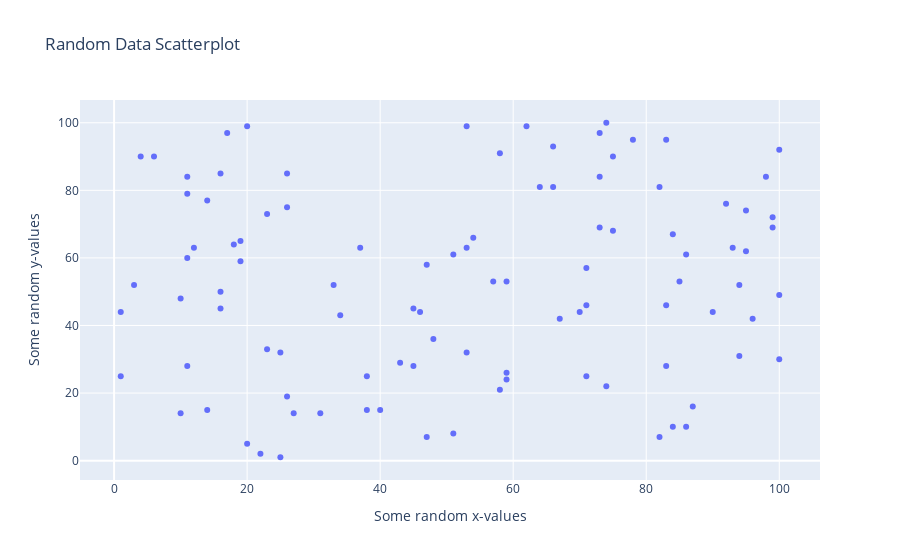

Notebook code cell kept with this figure:
### Markdown cell above
### Scatter Plot

### Code cell
# 100 random integers from <1,100>
random_x = np.random.randint(1,101,100)
random_y = np.random.randint(1,101,100)

# create the data
data = [go.Scatter(
    x = random_x,
    y = random_y,
    mode = 'markers',
)]

# create the layout 
layout = go.Layout(
    title = 'Random Data Scatterplot', # Graph title
    xaxis = dict(title = 'Some random x-values'), # x-axis label
    yaxis = dict(title = 'Some random y-values'), # y-axis label
    hovermode ='closest' # handles multiple points landing on the same vertical
)

# create the figure
fig = go.Figure(data=data, layout=layout)
fig.show()

### Figure 1 — Plotly figure (JSON) as saved in the notebook; plotly's stock layout.template omitted (floating-point values rounded to 4 significant figures)
{"data": [{"mode": "markers", "type": "scatter", "x": [73, 26, 33, 4, 11, 82, 53, 19, 3, 27, 94, 57, 54, 62, 16, 74, 67, 26, 53, 12, 38, 75, 85, 11, 18, 34, 66, 82, 48, 11, 22, 73, 26, 51, 74, 11, 100, 58, 23, 40, 46, 99, 73, 83, 10, 16, 86, 100, 94, 45, 38, 78, 83, 87, 16, 20, 25, 95, 70, 75, 71, 59, 93, 37, 6, 14, 10, 25, 59, 84, 86, 99, 100, 64, 84, 45, 1, 47, 98, 31, 83, 19, 23, 71, 20, 17, 95, 58, 43, 66, 92, 51, 1, 14, 59, 53, 90, 71, 47, 96], "y": [84, 85, 52, 90, 60, 81, 63, 59, 52, 14, 52, 53, 66, 99, 85, 22, 42, 75, 99, 63, 25, 90, 53, 84, 64, 43, 93, 7, 36, 79, 2, 69, 19, 8, 100, 28, 30, 21, 73, 15, 44, 69, 97, 95, 14, 45, 61, 49, 31, 28, 15, 95, 46, 16, 50, 5, 32, 62, 44, 68, 25, 24, 63, 63, 90, 15, 48, 1, 53, 10, 10, 72, 92, 81, 67, 45, 25, 58, 84, 14, 28, 65, 33, 46, 99, 97, 74, 91, 29, 81, 76, 61, 44, 77, 26, 32, 44, 57, 7, 42]}], "layout": {"hovermode": "closest", "title": {"text": "Random Data Scatterplot"}, "xaxis": {"title": {"text": "Some random x-values"}}, "yaxis": {"title": {"text": "Some random y-values"}}}}
